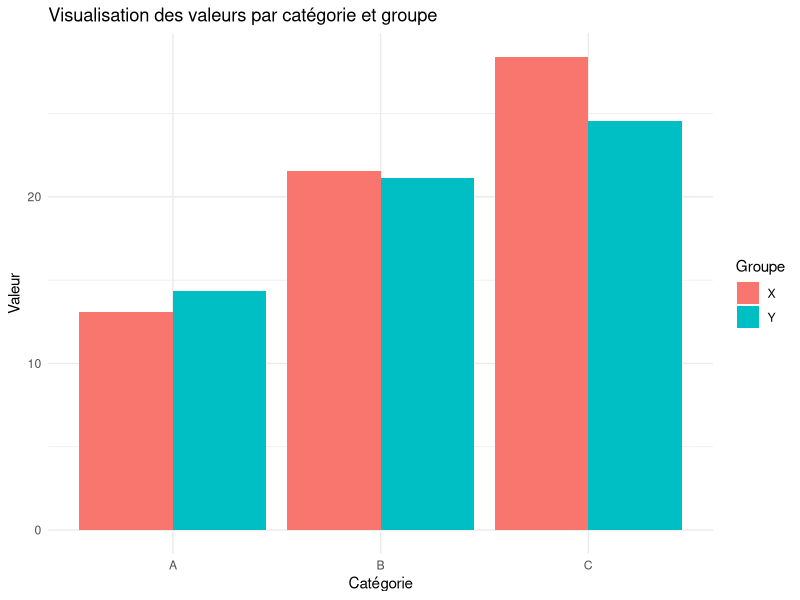

The R script that drew this image:
# visualize.R
# Chargement des packages nécessaires
library(ggplot2)

# Création de données simulées
set.seed(123)
data <- data.frame(
  category = rep(c("A", "B", "C"), each = 50),
  value = c(rnorm(50, mean = 10, sd = 2), rnorm(50, mean = 15, sd = 3), rnorm(50, mean = 20, sd = 4)),
  group = rep(c("X", "Y"), 75)
)

# Création d'un graphique en barre empilé avec ggplot2
ggplot(data, aes(x = category, y = value, fill = group)) +
  geom_bar(stat = "identity", position = "dodge") +
  labs(title = "Visualisation des valeurs par catégorie et groupe",
       x = "Catégorie",
       y = "Valeur",
       fill = "Groupe") +
  theme_minimal()